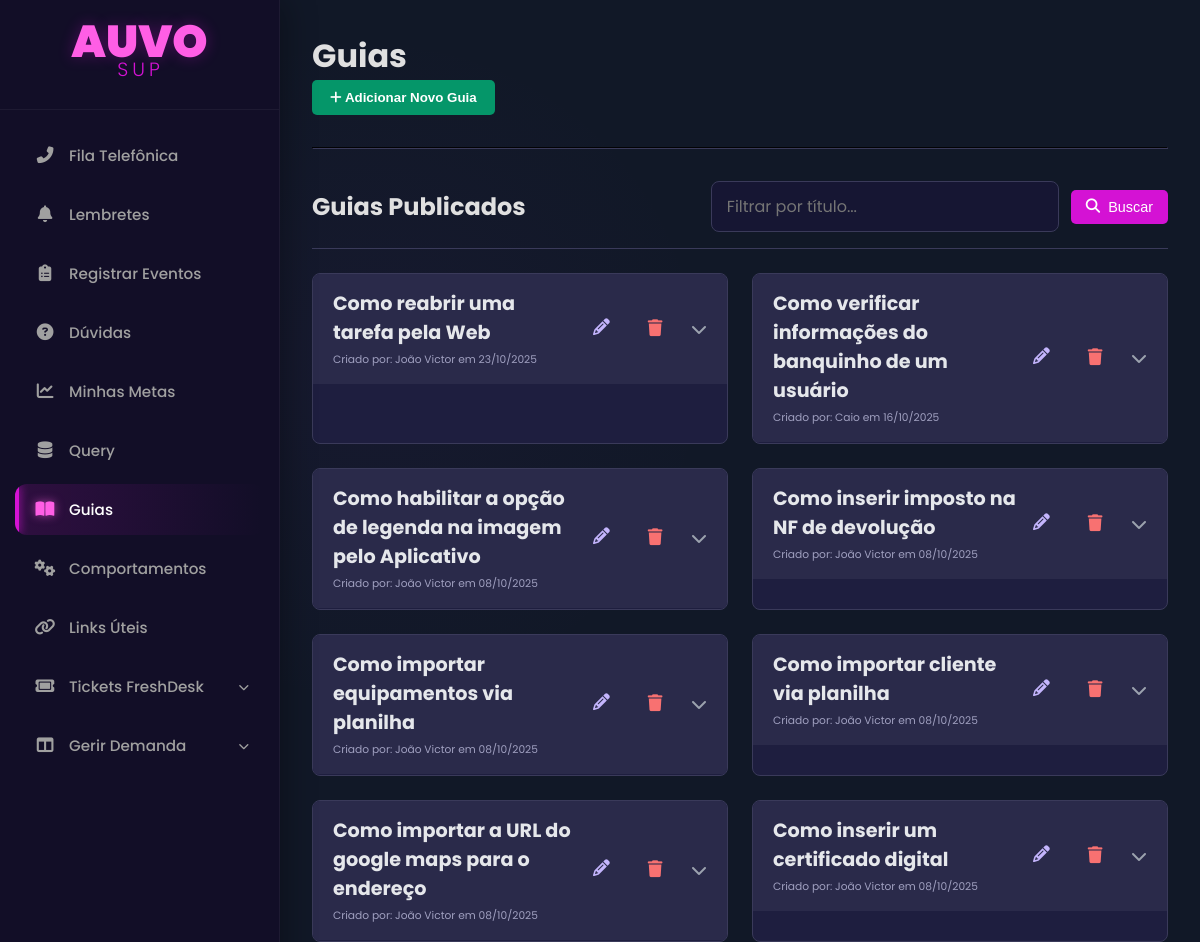
The page /guias (signed in, upper part) on the database as committed earlier.
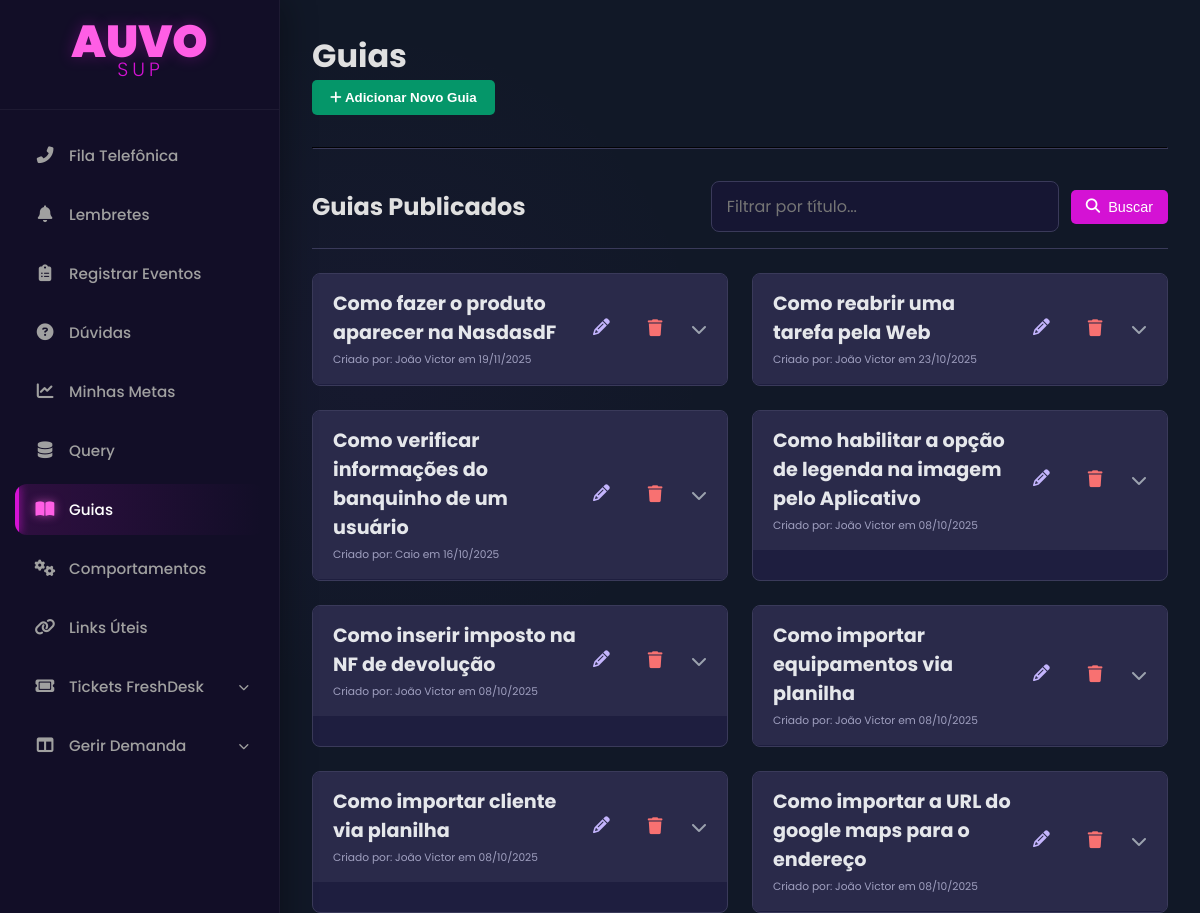
The same page on the database as committed later.
### app.py (models this page shows, shortened)
class Guia(db.Model):
    id = db.Column(db.Integer, primary_key=True)
    titulo = db.Column(db.String(200), nullable=False)
    conteudo = db.Column(db.Text, nullable=False)
    created_at = db.Column(db.DateTime, default=datetime.utcnow)
    author_id = db.Column(db.Integer, db.ForeignKey('user.id'), nullable=False)
    author = db.relationship('User')

class User(db.Model, UserMixin):
    id = db.Column(db.Integer, primary_key=True)
    name = db.Column(db.String(150), nullable=False)
    username = db.Column(db.String(80), unique=True, nullable=False)
    email = db.Column(db.String(120), unique=True, nullable=False)
    password_hash = db.Column(db.String(128), nullable=False)
    discord_id = db.Column(db.String(50), nullable=True, unique=True)
    is_admin = db.Column(db.Boolean, nullable=False, default=False)
    manager_id = db.Column(db.Integer, db.ForeignKey('user.id'), nullable=True)
    lunch_start = db.Column(db.Time, nullable=True)
    lunch_end = db.Column(db.Time, nullable=True)
    ramal = db.Column(db.String(10), nullable=True)

### app.py (the view, shortened to what this page needs)
@app.route('/guias', methods=['GET', 'POST'])
@login_required
def listar_guias():
    form = GuiaForm()
    query = request.args.get('q', '')
    if query:
        guias = Guia.query.filter(Guia.titulo.ilike(f'%{query}%')).order_by(Guia.created_at.desc()).all()
    else:
        guias = Guia.query.order_by(Guia.created_at.desc()).all()
    return render_template('guias.html', title="Guias", guias=guias, query=query, form=form)

### app.py
class GuiaForm(FlaskForm):
    titulo = StringField('Descrição / Título', validators=[DataRequired(), Length(max=200)])
    conteudo = TextAreaField('Passo a Passo', validators=[DataRequired()])
    submit = SubmitField('Salvar Guia')

### app.py (called while the page is built)
@app.context_processor
def inject_now():
    return {'now': datetime.utcnow()}

@login_manager.user_loader
def load_user(user_id):
    return User.query.get(int(user_id))

@app.template_filter('render_markdown') # Nome do filtro que usaremos no HTML
def render_markdown(text):
    if text: # Verifica se o texto não é None ou vazio
        return Markup(markdown.markdown(text, extensions=['fenced_code', 'tables']))
    return '' # Retorna string vazia se o input for None/vazio

### templates/guias.html (shortened to what this page needs)
{% extends "base.html" %}
{% block head_extra %}
<link rel="stylesheet" href="https://cdnjs.cloudflare.com/ajax/libs/font-awesome/6.2.0/css/all.min.css">
{% endblock %}
{% block content %}
<div class="page-container">
    <div class="page-header">
        <h1>{{ title }}</h1>
    </div>
    <div class="toggle-form-container">
        <button id="toggle-guia-form" class="action-btn resolve-btn">
            <i class="fa-solid fa-plus"></i> Adicionar Novo Guia
        </button>
    </div>
    <hr style="border-color: #3a3a5a; margin: 2rem 0;">
    <div class="history-header">
        <h2>Guias Publicados</h2>
        <form method="GET" action="{{ url_for('listar_guias') }}" class="filter-form">
            <div class="filter-group">
                <input type="search" name="q" class="form-control" placeholder="Filtrar por título..." value="{{ query or '' }}">
            </div>
            <div class="filter-group">
                <button type="submit" class="btn-search"><i class="fa-solid fa-search"></i> Buscar</button>
            </div>
        </form>
    </div>
   <div class="guias-grid" style="margin-top: 1.5rem;">
    {% for guia in guias %}
    <div class="guia-card">
            <div class="guia-header">
                <div class="guia-header-info">
                    <h3>{{ guia.titulo }}</h3>
                    <div class="guia-meta">
                        <small>Criado por: {{ guia.author.name if guia.author else 'Desconhecido' }} em {{ guia.created_at.strftime('%d/%m/%Y') }}</small>
                    </div>
                </div>
                <div class="guia-header-actions">
                    <a href="{{ url_for('editar_guia', guia_id=guia.id) }}" class="guia-action-icon edit-icon" title="Editar Guia">
                        <i class="fa-solid fa-pencil"></i>
                    </a>
                    <form method="POST" action="{{ url_for('deletar_guia', guia_id=guia.id) }}" onsubmit="return confirm('Tem certeza que deseja apagar este guia?');" class="guia-action-form">
                        <button type="submit" class="guia-action-icon delete-icon" title="Apagar Guia">
                            <i class="fa-solid fa-trash"></i>
                        </button>
                    </form>
                    <i class="fa-solid fa-chevron-down expand-icon"></i>
                </div>
            </div>
            <div class="guia-body">
            </div>
    </div>
    {% else %}
    <p>Nenhum guia encontrado.</p>
    {% endfor %}
</div>
</div>
{% endblock %}

Rows that differ between the two databases and show on the page:
no longer on this page (row unchanged): Guia: titulo "Como inserir um certificado digital", author "João Victor", created_at "08/10/2025"
added Guia: titulo "Como fazer o produto aparecer na NasdasdF", author "João Victor", created_at "19/11/2025"
